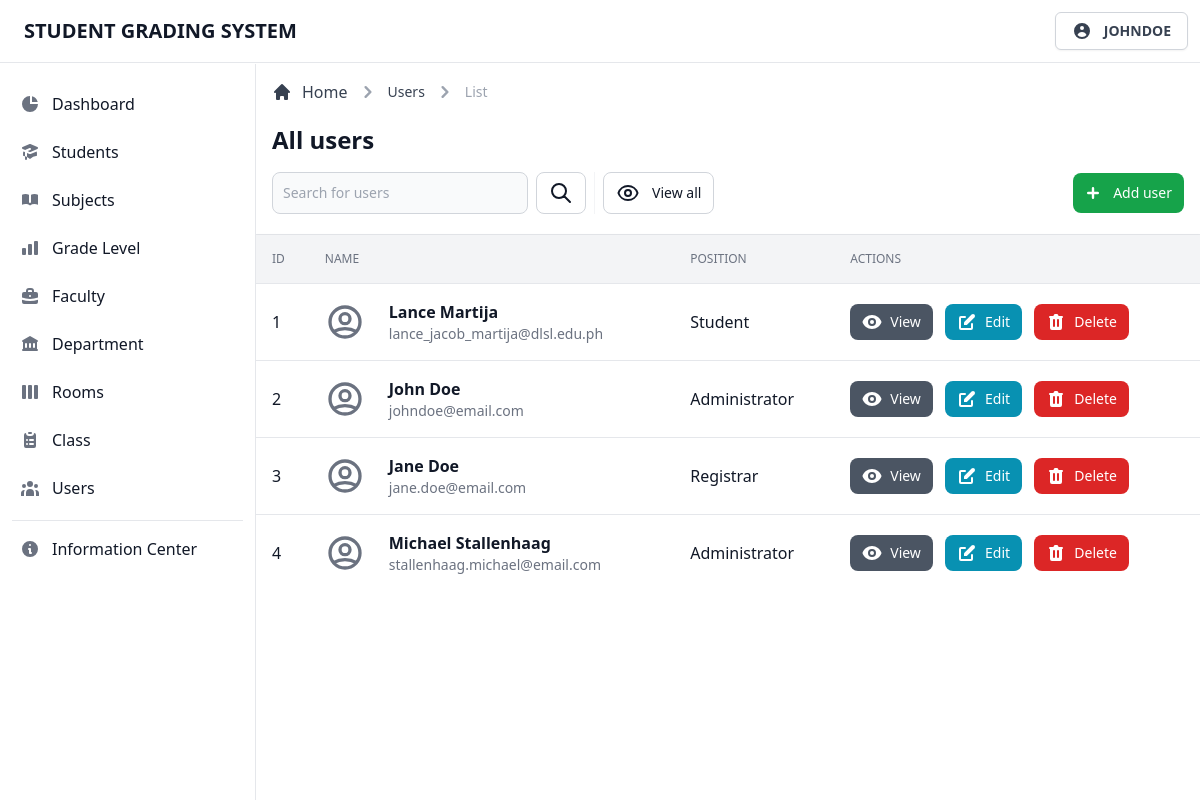
Screenshot of /admin/view/users.php (signed in) with the database file from the repository.
### tables this page shows
CREATE TABLE `tbluseraccounts` (
  `account_id` int(11) NOT NULL,
  `account_firstname` varchar(255) NOT NULL,
  `account_lastname` varchar(255) NOT NULL,
  `account_email` varchar(255) NOT NULL,
  `account_username` varchar(255) NOT NULL,
  `account_password` text NOT NULL,
  `account_type` varchar(255) NOT NULL
);

### admin/database/database.classes.php (called while the page is built)
<?php
class Dbh
{
  private $hostname = 'localhost';
  private $username = 'root';
  private $password = '';
  private $dbname = 'dbgradingsystem';
  public function connect()
  {
    try {
      $dbh = new PDO('mysql:host=' . $this->hostname . ';dbname=' . $this->dbname, $this->username, $this->password);
      return $dbh;
    } catch (PDOException $e) {
      print "Error!: " . $e->getMessage() . "<br>";
      die();
    }
  }
}

### admin/classes/display-data.classes.php (called while the page is built, shortened)
<?php
class DisplayUsers extends Dbh
{
  protected function getUsers()
  {
    $sql = 'SELECT * FROM tbluseraccounts;';
    $stmt = $this->connect()->query($sql);
    $result = 0;
    if (!$stmt) {
      $stmt = null;
      header('Location: ../view/users.php?error=stmtfailed');
      exit;
    } else {
      while ($row = $stmt->fetchAll(PDO::FETCH_ASSOC)) {
        $result = $row;
      }
      return $result;
    }
    return $result;
  }
}

### admin/controller/display-data.contr.php (called while the page is built, shortened)
<?php
class DisplayUsersContr extends DisplayUsers
{
  public function fetchData()
  {
    $result = $this->getUsers();
    return $result;
  }
}

### admin/page/users/users-table.php (the view, shortened to what this page needs)
<div class="flex flex-col min-w-full overflow-hidden overflow-x-auto align-middle shadow">
  <table class="min-w-full divide-y divide-gray-200 table-fixed">
    <thead class="bg-gray-100">
      <tr>
        <th scope="col" class="p-4 text-xs font-medium text-left text-gray-500 uppercase">
          ID
        </th>
        <th scope="col" class="p-4 text-xs font-medium text-left text-gray-500 uppercase">
          Name
        </th>
        <th scope="col" class="p-4 text-xs font-medium text-left text-gray-500 uppercase">
          Position
        </th>
        <th scope="col" class="p-4 text-xs font-medium text-left text-gray-500 uppercase">
          Actions
        </th>
      </tr>
    </thead>
    <tbody class="bg-white divide-y divide-gray-200 ">
      <?php foreach ($result as $data) : ?>
        <tr class="hover:bg-gray-100 group">
          <td class="p-4 text-base font-normal text-gray-900 whitespace-nowrap">
            <div class="flex items-center">
              <?= $data['account_id']; ?>
            </div>
          </td>
          <td class="flex items-center p-4 mr-12 space-x-6 whitespace-nowrap lg:mr-0">
            <div class="text-sm font-normal text-gray-500">
              <div class="text-base font-semibold text-gray-900 capitalize">
                <?= $data['account_firstname'] . ' ' . $data['account_lastname']; ?>
              </div>
              <div class="text-sm font-normal text-gray-500">
                <?= $data['account_email']; ?>
              </div>
            </div>
          </td>
          <td class="p-4 text-base font-normal text-gray-900 whitespace-nowrap">
            <div class="flex items-center capitalize">
              <?= $data['account_type']; ?>
            </div>
          </td>
          <td class="p-4 space-x-2 whitespace-nowrap">
            <button type="button" data-view-button data-fname="<?= $data['account_firstname']; ?>" data-lname="<?= $data['account_lastname']; ?>" data-email="<?= $data['account_email']; ?>" data-username="<?= $data['account_username']; ?>" data-type="<?= $data['account_type']; ?>" class="inline-flex items-center px-3 py-2 text-sm font-medium text-center text-white bg-gray-600 rounded-lg hover:bg-gray-700 focus:ring-4 focus:ring-gray-200">
              View
            </button>
            <button type="button" data-edit-button data-id="<?= $data['account_id']; ?>" data-fname="<?= $data['account_firstname']; ?>" data-lname="<?= $data['account_lastname']; ?>" data-email="<?= $data['account_email']; ?>" data-username="<?= $data['account_username']; ?>" data-type="<?= $data['account_type']; ?>" class="inline-flex items-center px-3 py-2 text-sm font-medium text-center text-white rounded-lg bg-cyan-600 hover:bg-cyan-700 focus:ring-4 focus:ring-cyan-200">
              Edit
            </button>
            <button type="button" data-id="<?= $data['account_id']; ?>" data-delete-button class="inline-flex items-center px-3 py-2 text-sm font-medium text-center text-white bg-red-600 rounded-lg hover:bg-red-800 focus:ring-4 focus:ring-red-300">
              Delete
            </button>
          </td>
        </tr>
      <?php endforeach; ?>
    </tbody>
  </table>
</div>

### admin/view/users.php (shortened to what this page needs)
<?php
$user = $_SESSION['useruid'];
include_once '../database/database.classes.php';
include_once '../classes/display-data.classes.php';
include_once '../controller/display-data.contr.php';
$display = new DisplayUsersContr;
$page = $table = $search = $link = $breadcrumb = 'users';
$btn = $modal = 'user';
?>
<!DOCTYPE html>
<html lang="en">
<head>
  <link rel="stylesheet" href="../../app/css/tailwind.css">
</head>
<body>
  <?php include_once '../templates/navbar.php'; ?>
  <div class="flex pt-16 overflow-hidden bg-white">
    <?php include_once '../templates/sidebar.php'; ?>
    <div id="main-content" class="relative w-full h-full ml-64 overflow-y-auto bg-gray-50">
      <main>
        <?php
        include_once '../templates/header.php';
        include_once '../includes/display-data.inc.php';
        ?>
      </main>
    </div>
  </div>
</body>
</html>

### admin/templates/navbar.php (shortened to what this page needs)
<header class="fixed z-30 w-full bg-white border-b border-gray-200">
  <nav class="flex items-center justify-between p-3">
    <div class="flex items-center justify-start">
      <a href="#" class="ml-3 text-xl font-bold text-gray-900 uppercase transition duration-75">Student Grading System</a>
    </div>
    <div class="relative text-left group">
      <button type="button" class="flex items-center justify-center w-full px-4 py-2 text-sm font-medium text-gray-700 bg-white border border-gray-300 rounded-md shadow-sm" id="menu-button" aria-expanded="true" aria-haspopup="true">
        <svg xmlns="http://www.w3.org/2000/svg" class="w-5 h-5" viewBox="0 0 20 20" fill="currentColor">
          <path fill-rule="evenodd" d="M18 10a8 8 0 11-16 0 8 8 0 0116 0zm-6-3a2 2 0 11-4 0 2 2 0 014 0zm-2 4a5 5 0 00-4.546 2.916A5.986 5.986 0 0010 16a5.986 5.986 0 004.546-2.084A5 5 0 0010 11z" clip-rule="evenodd" />
        </svg>
        <span class="flex-1 ml-3 font-semibold uppercase whitespace-nowrap"><?= $user; ?></span>
      </button>
    </div>
  </nav>
</header>

### admin/templates/sidebar.php (shortened to what this page needs)
<aside id="sidebar" class="fixed top-0 left-0 z-20 flex flex-col flex-shrink-0 w-64 h-full pt-16" aria-label="Sidebar">
  <div class="relative flex flex-col flex-1 min-h-0 pt-0 bg-white border-r border-gray-200">
    <div class="flex flex-col flex-1 pt-5 pb-4 overflow-y-auto">
      <div class="flex-1 px-3 space-y-1 bg-white divide-y">
        <ul class="pb-2 space-y-2">
          <li>
            <a href="../view/dashboard.php" class="flex items-center p-2 text-base font-normal text-gray-900 rounded-lg hover:bg-gray-100 group ">
              <svg xmlns="http://www.w3.org/2000/svg" class="w-5 h-5 text-gray-500 transition duration-75 group-hover:text-gray-900" viewBox="0 0 20 20" fill="currentColor">
                <path d="M2 10a8 8 0 018-8v8h8a8 8 0 11-16 0z" />
                <path d="M12 2.252A8.014 8.014 0 0117.748 8H12V2.252z" />
              </svg>
              <span class="flex-1 ml-3 whitespace-nowrap">Dashboard</span>
            </a>
          </li>
          <li>
            <a href="../view/students.php" class="flex items-center p-2 text-base font-normal text-gray-900 rounded-lg hover:bg-gray-100 group ">
              <span class="flex-1 ml-3 whitespace-nowrap">Students</span>
            </a>
          </li>
          <li>
            <a href="../view/subjects.php" class="flex items-center p-2 text-base font-normal text-gray-900 rounded-lg hover:bg-gray-100 group ">
              <span class="flex-1 ml-3 whitespace-nowrap">Subjects</span>
            </a>
          </li>
          <li>
            <a href="../view/grade-level.php" class="flex items-center p-2 text-base font-normal text-gray-900 rounded-lg hover:bg-gray-100 group ">
              <span class="flex-1 ml-3 whitespace-nowrap">Grade Level</span>
            </a>
          </li>
          <li>
            <a href="../view/faculty.php" class="flex items-center p-2 text-base font-normal text-gray-900 rounded-lg hover:bg-gray-100 group ">
              <span class="flex-1 ml-3 whitespace-nowrap">Faculty</span>
            </a>
          </li>
          <li>
            <a href="../view/department.php" class="flex items-center p-2 text-base font-normal text-gray-900 rounded-lg hover:bg-gray-100 group ">
              <span class="flex-1 ml-3 whitespace-nowrap">Department</span>
            </a>
          </li>
          <li>
            <a href="../view/rooms.php" class="flex items-center p-2 text-base font-normal text-gray-900 rounded-lg hover:bg-gray-100 group ">
              <span class="flex-1 ml-3 whitespace-nowrap">Rooms</span>
            </a>
          </li>
          <li>
            <a href="../view/class.php" class="flex items-center p-2 text-base font-normal text-gray-900 rounded-lg hover:bg-gray-100 group ">
              <span class="flex-1 ml-3 whitespace-nowrap">Class</span>
            </a>
          </li>
          <li>
            <a href="../view/users.php" class="flex items-center p-2 text-base font-normal text-gray-900 rounded-lg hover:bg-gray-100 group ">
              <span class="flex-1 ml-3 whitespace-nowrap">Users</span>
            </a>
          </li>
        </ul>
        <div class="pt-2 space-y-2">
          <a href="#" class="flex items-center p-2 text-base font-normal text-gray-900 transition duration-75 rounded-lg hover:bg-gray-100 group">
            <span class="ml-3">Information Center</span>
          </a>
        </div>
      </div>
    </div>
  </div>
</aside>

### admin/templates/header.php (shortened to what this page needs)
<div class="items-center justify-between block p-4 bg-white border-b border-gray-200 sm:flex">
  <div class="w-full mb-1">
    <div class="mb-4">
      <nav class="flex mb-5" aria-label="Breadcrumb">
        <ol class="inline-flex items-center space-x-1 md:space-x-2">
          <li class="inline-flex items-center">
            <a href="../view/dashboard.php" class="inline-flex items-center text-gray-700 hover:text-gray-900">
              <svg class="w-5 h-5 mr-2.5" fill="currentColor" viewBox="0 0 20 20" xmlns="http://www.w3.org/2000/svg">
                <path d="M10.707 2.293a1 1 0 00-1.414 0l-7 7a1 1 0 001.414 1.414L4 10.414V17a1 1 0 001 1h2a1 1 0 001-1v-2a1 1 0 011-1h2a1 1 0 011 1v2a1 1 0 001 1h2a1 1 0 001-1v-6.586l.293.293a1 1 0 001.414-1.414l-7-7z"></path>
              </svg>
              Home
            </a>
          </li>
          <li>
            <div class="flex items-center">
              <svg class="w-6 h-6 text-gray-400" fill="currentColor" viewBox="0 0 20 20" xmlns="http://www.w3.org/2000/svg">
                <path fill-rule="evenodd" d="M7.293 14.707a1 1 0 010-1.414L10.586 10 7.293 6.707a1 1 0 011.414-1.414l4 4a1 1 0 010 1.414l-4 4a1 1 0 01-1.414 0z" clip-rule="evenodd"></path>
              </svg>
              <a href="#" class="ml-1 text-sm font-medium text-gray-700 capitalize hover:text-gray-900 md:ml-2"><?= $breadcrumb; ?></a>
            </div>
          </li>
          <li>
            <div class="flex items-center">
              <svg class="w-6 h-6 text-gray-400" fill="currentColor" viewBox="0 0 20 20" xmlns="http://www.w3.org/2000/svg">
                <path fill-rule="evenodd" d="M7.293 14.707a1 1 0 010-1.414L10.586 10 7.293 6.707a1 1 0 011.414-1.414l4 4a1 1 0 010 1.414l-4 4a1 1 0 01-1.414 0z" clip-rule="evenodd"></path>
              </svg>
              <span class="ml-1 text-sm font-medium text-gray-400 md:ml-2" aria-current="page">List</span>
            </div>
          </li>
        </ol>
      </nav>
      <h1 class="text-xl font-semibold text-gray-900 sm:text-2xl">All <?= $page; ?></h1>
    </div>
    <div class="sm:flex">
      <div class="items-center hidden mb-3 sm:flex sm:divide-x sm:divide-gray-100 sm:mb-0">
        <form class="flex lg:pr-2" action="#" method="get">
          <div class="relative mr-2 lg:w-64 xl:w-96">
            <input type="text" name="search" class="bg-gray-50 border border-gray-300 text-gray-900 focus:outline-none sm:text-sm rounded-lg focus:ring-gray-200 focus:ring-4 block w-full p-2.5" placeholder="Search for <?= $search ?>" required>
          </div>
          <button type="submit" class="inline-flex items-center justify-center w-1/2 px-3 py-2 text-sm font-medium text-center text-gray-900 bg-white border border-gray-300 rounded-lg hover:bg-gray-100 focus:ring-4 focus:ring-gray-200 sm:w-auto">
            <svg xmlns="http://www.w3.org/2000/svg" class="w-6 h-6" fill="none" viewBox="0 0 24 24" stroke="currentColor">
              <path stroke-linecap="round" stroke-linejoin="round" stroke-width="2" d="M21 21l-6-6m2-5a7 7 0 11-14 0 7 7 0 0114 0z" />
            </svg>
          </button>
        </form>
        <div class="flex pl-0 mt-3 space-x-1 sm:pl-2 sm:mt-0">
          <a href="<?= $link ?>.php" class="inline-flex items-center justify-center w-1/2 px-3 py-2 text-sm font-medium text-center text-gray-900 bg-white border border-gray-300 rounded-lg hover:bg-gray-100 focus:ring-4 focus:ring-gray-200 sm:w-auto">
            <span>View all</span>
          </a>
        </div>
      </div>
      <div class="flex items-center ml-auto space-x-2 sm:space-x-3">
        <button type="button" data-add-button class="inline-flex items-center justify-center w-1/2 px-3 py-2 text-sm font-medium text-center text-white bg-green-600 rounded-lg hover:bg-green-700 focus:ring-4 focus:ring-green-500 focus:ring-opacity-50 sm:w-auto">
          <svg class="w-6 h-6 mr-2 -ml-1" fill="currentColor" viewBox="0 0 20 20" xmlns="http://www.w3.org/2000/svg">
            <path fill-rule="evenodd" d="M10 5a1 1 0 011 1v3h3a1 1 0 110 2h-3v3a1 1 0 11-2 0v-3H6a1 1 0 110-2h3V6a1 1 0 011-1z" clip-rule="evenodd"></path>
          </svg>
          <span>Add <?= $btn; ?></span>
        </button>
      </div>
    </div>
  </div>
</div>

### admin/includes/display-data.inc.php (shortened to what this page needs)
<?php
$result = $display->fetchData();
if (!empty($result)) {
  include_once '../page/' . $table . ' /' . $table . '-table.php';
}

### rows the page displays
tbluseraccounts: account_id "1", account_firstname "Lance", account_lastname "Martija", account_email "lance_jacob_martija@dlsl.edu.ph", account_type "Student"
tbluseraccounts: account_id "2", account_firstname "John", account_lastname "Doe", account_email "johndoe@email.com", account_type "Administrator"
tbluseraccounts: account_id "3", account_firstname "Jane", account_lastname "Doe", account_email "jane.doe@email.com", account_type "Registrar"
tbluseraccounts: account_id "4", account_firstname "Michael", account_lastname "Stallenhaag", account_email "stallenhaag.michael@email.com", account_type "Administrator"

### other values shown
$user "JOHNDOE"
$breadcrumb "Users"
$page "users"
$btn "user"
